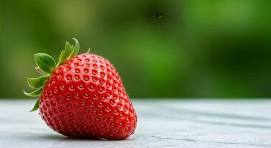
#> input picture image.jpg, 271 x 148 px
$ python 'exp13 code.py'
#> lines starting #> are read from the running program, lines starting #| are printed output that depends on the picture
import cv2
import numpy as np

# Read the image
image = cv2.imread("image.jpg")
#> image is the input picture: shape (148, 271, 3); mean B, G, R 72.4, 115.1, 111.6

# Check if the image is loaded
if image is None:
    print("Error: Image not found.")
    exit()

height, width = image.shape[:2]
#> height = 148; width = 271

# Define source points
src_pts = np.float32([
    [50, 50],
    [width - 50, 50],
    [50, height - 50],
    [width - 50, height - 50]
])

# Define destination points
dst_pts = np.float32([
    [0, 0],
    [width, 50],
    [50, height],
    [width - 50, height - 50]
])

# Compute Homography Matrix
H, status = cv2.findHomography(src_pts, dst_pts)
#> status = [1, 1, 1, 1]

# Apply Homography Transformation
result = cv2.warpPerspective(image, H, (width, height))
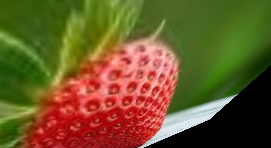
#> result: shape (148, 271, 3); mean B, G, R 40.6, 88.4, 108

# Display images
cv2.imshow("Original Image", image)
cv2.imshow("Homography Transformed Image", result)

cv2.waitKey(0)
cv2.destroyAllWindows()

$ run again, with exp24-input.jpg copied over image.jpg
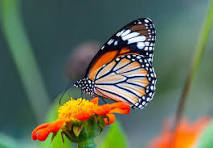
#> input picture exp24-input.jpg, 213 x 148 px
#> image is the input picture: shape (148, 213, 3); mean B, G, R 89, 108.1, 97.2
#> `result = cv2.warpPerspective(image, H, (width, height))`:
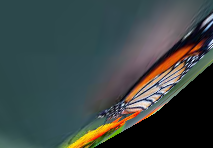
#> result: shape (148, 213, 3); mean B, G, R 70, 71.4, 61.2

$ run again, with exp28-input.jpeg copied over image.jpg
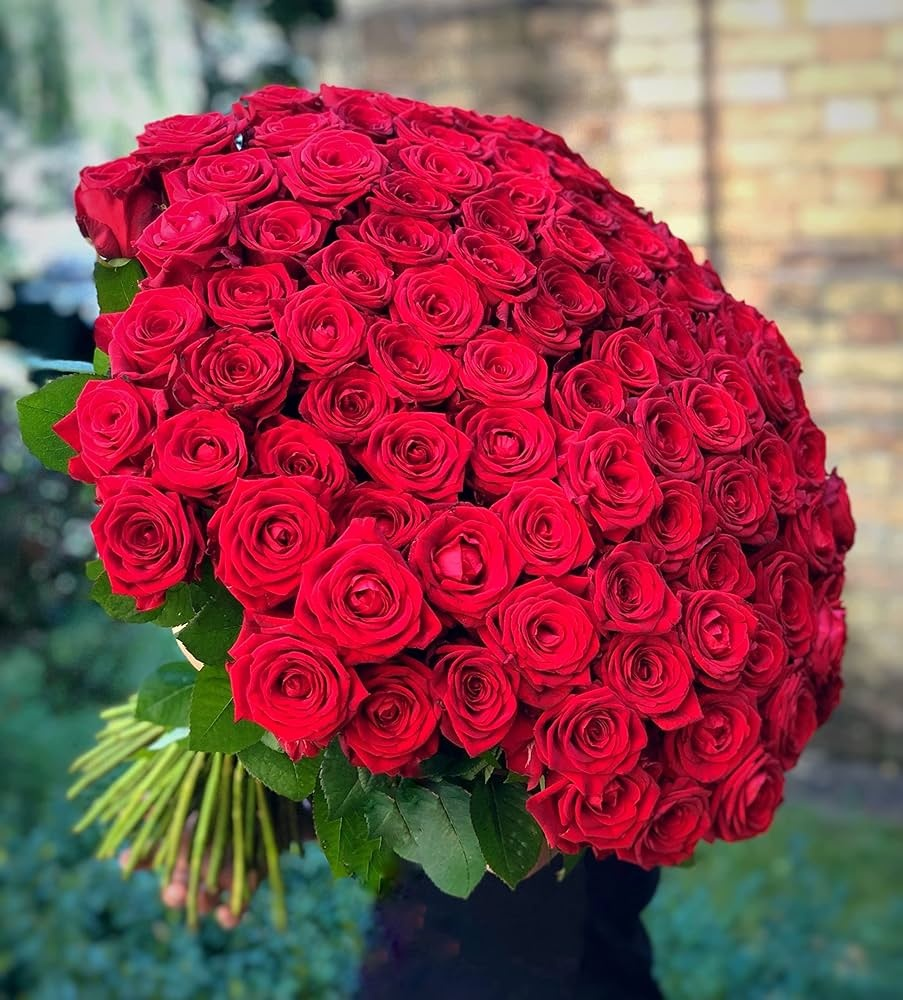
#> input picture exp28-input.jpeg, 903 x 1000 px
#> image is the input picture: shape (1000, 903, 3); mean B, G, R 78.3, 70.4, 141.4
#> `result = cv2.warpPerspective(image, H, (width, height))`:
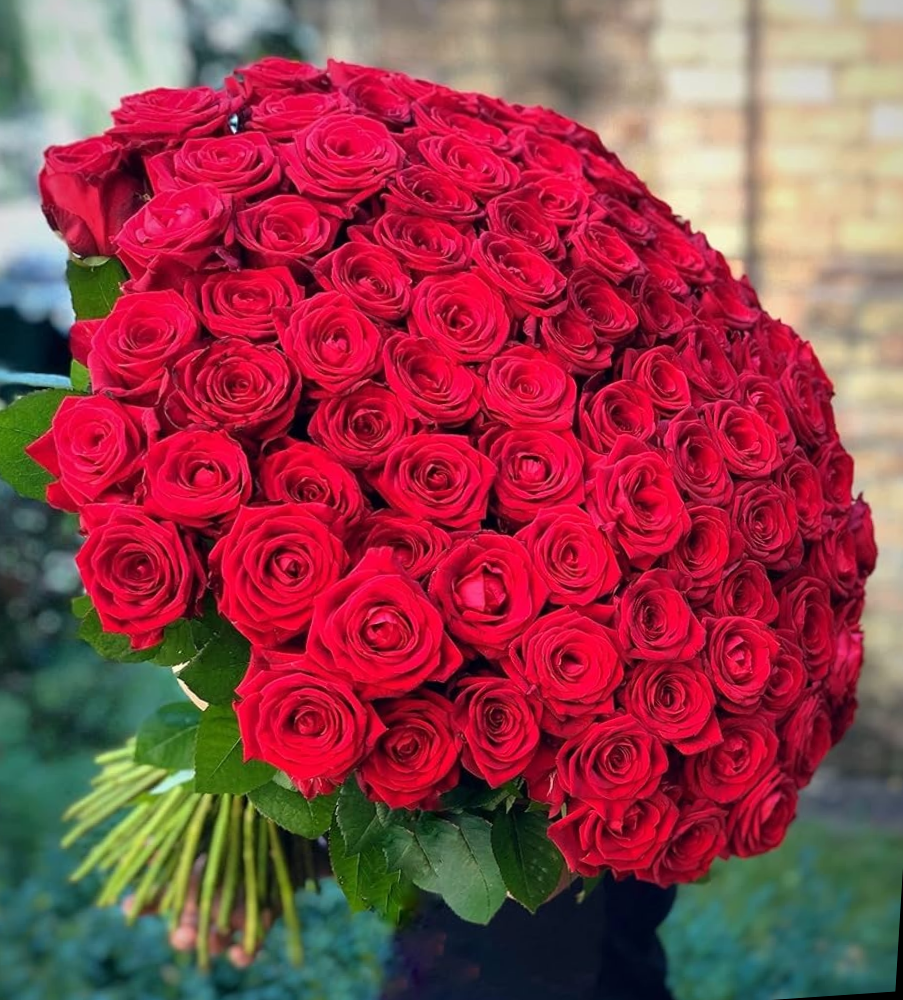
#> result: shape (1000, 903, 3); mean B, G, R 75.2, 64.6, 147.9
